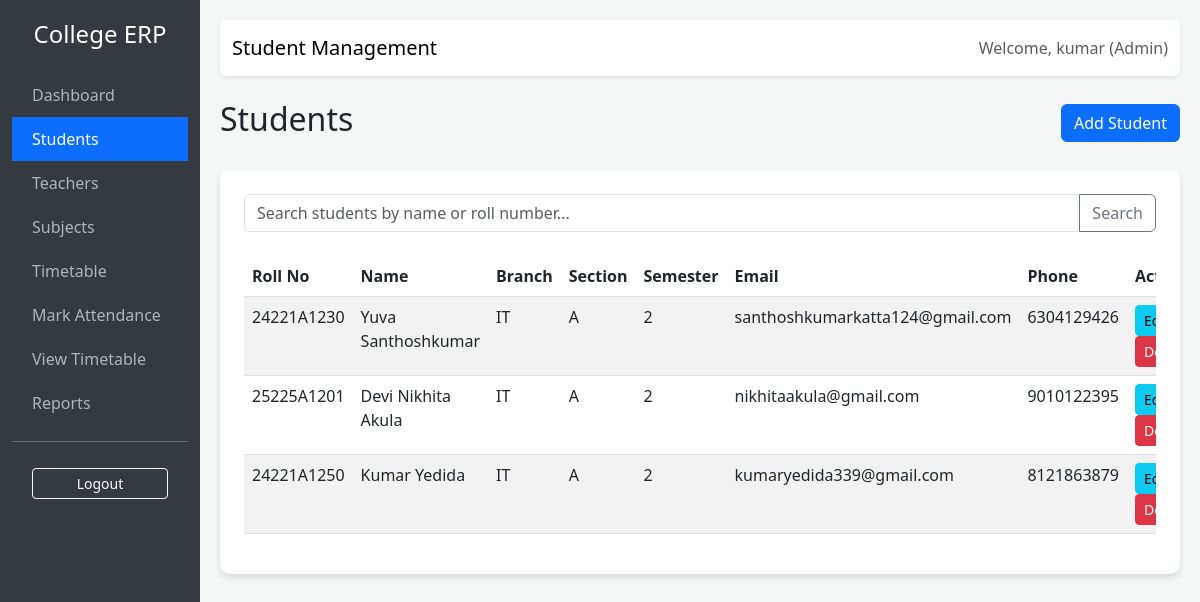
Screenshot of /students/ (signed in) with the database file from the repository.
### attendance/models.py (models this page shows, shortened)
class User(AbstractUser):
    ROLE_CHOICES = (
        ('admin', 'Admin'),
        ('teacher', 'Teacher'),
        ('student', 'Student'),
    )
    role = models.CharField(max_length=10, choices=ROLE_CHOICES, default='admin')

class Student(models.Model):
    user = models.OneToOneField(User, on_delete=models.CASCADE, limit_choices_to={'role': 'student'})
    roll_number = models.CharField(max_length=20, unique=True)
    phone = models.CharField(max_length=15)
    class_name = models.CharField(max_length=50) # e.g. "B.Tech"
    branch = models.CharField(max_length=50, blank=True)
    section = models.CharField(max_length=10)
    semester = models.IntegerField(default=1)

### attendance/views.py (the view, shortened to what this page needs)
# urls.py: path('students/', views.student_list, name='student_list'),
@login_required
@user_passes_test(is_admin)
def student_list(request):
    students = Student.objects.all().select_related('user')
    search_query = request.GET.get('q')
    return render(request, 'attendance/student_list.html', {'students': students})

### attendance/views.py (called while the page is built)
def is_admin(user):
    return user.role == 'admin'

### attendance/templates/attendance/student_list.html
{% extends 'attendance/base.html' %}
{% block title %}Student Management{% endblock %}
{% block content %}
<div class="d-flex justify-content-between align-items-center mb-4">
    <h2>Students</h2>
    <a href="{% url 'student_add' %}" class="btn btn-primary">Add Student</a>
</div>
<div class="card p-4">
    <form method="get" class="mb-4">
        <div class="input-group">
            <input type="text" name="q" class="form-control" placeholder="Search students by name or roll number..." value="{{ request.GET.q }}">
            <button class="btn btn-outline-secondary" type="submit">Search</button>
        </div>
    </form>
    <div class="table-responsive">
        <table class="table table-striped table-hover">
            <thead>
                <tr>
                    <th>Roll No</th>
                    <th>Name</th>
                    <th>Branch</th>
                    <th>Section</th>
                    <th>Semester</th>
                    <th>Email</th>
                    <th>Phone</th>
                    <th>Actions</th>
                </tr>
            </thead>
            <tbody>
                {% for student in students %}
                <tr>
                    <td>{{ student.roll_number }}</td>
                    <td>{{ student.user.get_full_name|default:student.user.username }}</td>
                    <td>{{ student.branch }}</td>
                    <td>{{ student.section }}</td>
                    <td>{{ student.semester }}</td>
                    <td>{{ student.user.email }}</td>
                    <td>{{ student.phone }}</td>
                    <td>
                        <a href="{% url 'student_update' student.pk %}" class="btn btn-sm btn-info">Edit</a>
                        <a href="{% url 'student_delete' student.pk %}" class="btn btn-sm btn-danger" onclick="return confirm('Are you sure?')">Delete</a>
                    </td>
                </tr>
                {% empty %}
                <tr>
                    <td colspan="7" class="text-center">No students found.</td>
                </tr>
                {% endfor %}
            </tbody>
        </table>
    </div>
</div>
{% endblock %}

### attendance/templates/attendance/base.html (shortened to what this page needs)
<!DOCTYPE html>
<html lang="en">
<head>
    <link href="https://cdn.jsdelivr.net/npm/bootstrap@5.3.0/dist/css/bootstrap.min.css" rel="stylesheet">
</head>
<body>
    <div class="container-fluid">
        <div class="row">
            <div class="col-md-2 sidebar d-none d-md-block">
                <h4 class="text-center mb-4">College ERP</h4>
                {% if user.is_authenticated %}
                <a href="{% url 'dashboard' %}" class="{% if request.resolver_match.url_name == 'dashboard' %}active{% endif %}">Dashboard</a>
                {% if user.role == 'admin' %}
                <a href="{% url 'student_list' %}" class="{% if request.resolver_match.url_name == 'student_list' %}active{% endif %}">Students</a>
                <a href="{% url 'teacher_list' %}" class="{% if request.resolver_match.url_name == 'teacher_list' %}active{% endif %}">Teachers</a>
                <a href="{% url 'subject_list' %}" class="{% if request.resolver_match.url_name == 'subject_list' %}active{% endif %}">Subjects</a>
                <a href="{% url 'timetable_list' %}" class="{% if request.resolver_match.url_name == 'timetable_list' %}active{% endif %}">Timetable</a>
                {% endif %}
                {% if user.role == 'teacher' or user.role == 'admin' %}
                <a href="{% url 'mark_attendance' %}" class="{% if request.resolver_match.url_name == 'mark_attendance' %}active{% endif %}">Mark Attendance</a>
                {% endif %}
                <a href="{% url 'timetable_list' %}" class="{% if request.resolver_match.url_name == 'timetable_list' %}active{% endif %}">View Timetable</a>
                <a href="{% url 'attendance_reports' %}" class="{% if request.resolver_match.url_name == 'attendance_reports' %}active{% endif %}">Reports</a>
                <hr>
                <form action="{% url 'logout' %}" method="post" style="padding: 10px 20px;">
                    <button type="submit" class="btn btn-outline-light btn-sm w-100">Logout</button>
                </form>
                {% else %}
                <a href="{% url 'login' %}">Login</a>
                {% endif %}
            </div>
            <div class="col-md-10 content">
                <nav class="navbar navbar-expand-lg navbar-light bg-white mb-4 rounded shadow-sm">
                    <div class="container-fluid">
                        <span class="navbar-brand">{% block title %}Dashboard{% endblock %}</span>
                        <div class="ms-auto">
                            {% if user.is_authenticated %}
                            <span class="text-muted">Welcome, {{ user.username }} ({{ user.role|title }})</span>
                            {% endif %}
                        </div>
                    </div>
                </nav>
                {% block content %}{% endblock %}
            </div>
        </div>
    </div>
</body>
</html>

### attendance/templates/attendance/base.html (style rules this page uses)
body { background-color: #f4f7f6; }
.sidebar { min-height: 100vh; background-color: #343a40; color: white; padding-top: 20px; }
.sidebar a { color: #adb5bd; text-decoration: none; padding: 10px 20px; display: block; }
.sidebar a.active { background-color: #0d6efd; color: white; }
.content { padding: 20px; }
.card { border: none; border-radius: 10px; box-shadow: 0 4px 6px rgba(0,0,0,0.1); }

### rows the page displays
User: username "kumar", role "Admin"
Student: roll_number "24221A1230", user.get_full_name "Yuva Santhoshkumar", branch "IT", section "A", semester "2", user.email "santhoshkumarkatta124@gmail.com", phone "6304129426"
Student: roll_number "25225A1201", user.get_full_name "Devi Nikhita Akula", branch "IT", section "A", semester "2", user.email "nikhitaakula@gmail.com", phone "9010122395"
Student: roll_number "24221A1250", user.get_full_name "Kumar Yedida", branch "IT", section "A", semester "2", user.email "kumaryedida339@gmail.com", phone "8121863879"
